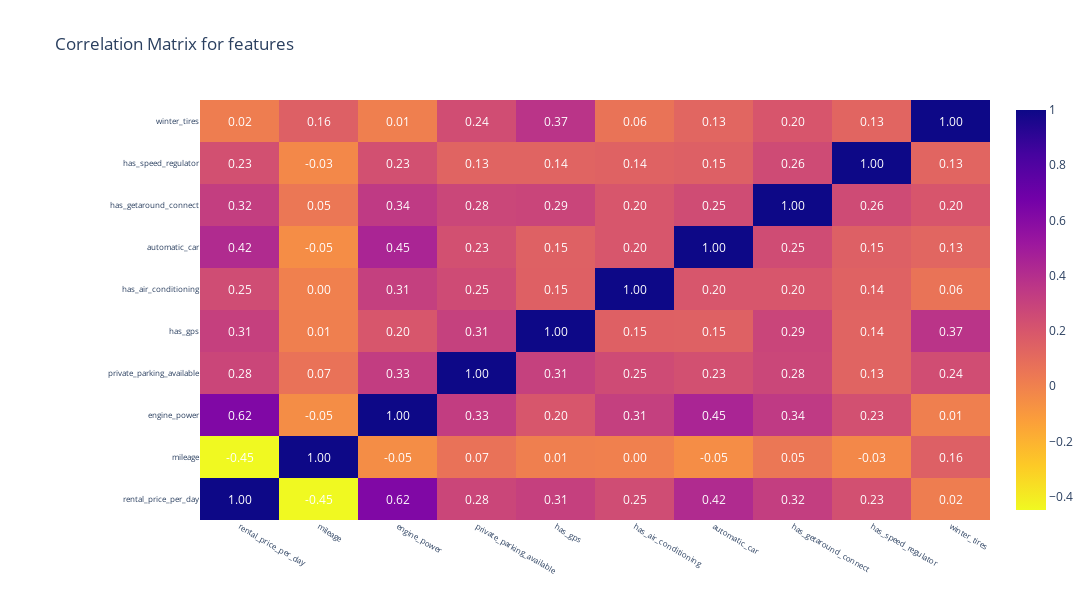

Notebook cell for this chart:
### Code cell
# Correlation Matrix


correlation = pricing_df[['rental_price_per_day', 'mileage', 'engine_power',  'private_parking_available', 'has_gps', 'has_air_conditioning', 'automatic_car', 'has_getaround_connect', 'has_speed_regulator', 'winter_tires']].corr()
cols = correlation.columns.values
corr  = correlation.values

# Création d'un Heatmap avec les données
trace = go.Heatmap(z=corr,
                   x=cols,
                   y=cols,
                   reversescale=True)

# Ajout des annotations de texte à l'intérieur du Heatmap
annotations = []
for i in range(corr.shape[0]):
    for j in range(corr.shape[1]):
        annotations.append(dict(x=cols[j], y=cols[i], text='{:.2f}'.format(corr[i, j]), font=dict(color='white'), showarrow=False))

# Configuration du layout
layout = go.Layout(dict(title="Correlation Matrix for features",
                        autosize=False,
                        height=600,
                        width=1200,
                        margin=dict(l=200),
                        yaxis=dict(tickfont=dict(size=8)),
                        xaxis=dict(tickfont=dict(size=8)),
                        annotations=annotations))

# Création de la figure avec le Heatmap et le layout
fig = go.Figure(data=[trace], layout=layout)

# Affichage de la figure
fig.show()

### Figure 1 — Plotly figure (JSON) as saved in the notebook; plotly's stock layout.template omitted (floating-point values rounded to 4 significant figures)
{"data": [{"reversescale": true, "type": "heatmap", "x": ["rental_price_per_day", "mileage", "engine_power", "private_parking_available", "has_gps", "has_air_conditioning", "automatic_car", "has_getaround_connect", "has_speed_regulator", "winter_tires"], "y": ["rental_price_per_day", "mileage", "engine_power", "private_parking_available", "has_gps", "has_air_conditioning", "automatic_car", "has_getaround_connect", "has_speed_regulator", "winter_tires"], "z": [[1, -0.4479, 0.625, 0.2811, 0.3111, 0.2464, 0.4189, 0.3201, 0.2286, 0.01806], [-0.4479, 1, -0.04892, 0.06574, 0.009949, 0.00338, -0.05194, 0.04629, -0.02992, 0.155], [0.625, -0.04892, 1, 0.327, 0.2011, 0.3133, 0.4472, 0.3418, 0.2325, 0.008767], [0.2811, 0.06574, 0.327, 1, 0.3059, 0.2549, 0.2299, 0.2785, 0.1344, 0.2438], [0.3111, 0.009949, 0.2011, 0.3059, 1, 0.1507, 0.1498, 0.2856, 0.1362, 0.37], [0.2464, 0.00338, 0.3133, 0.2549, 0.1507, 1, 0.1998, 0.1987, 0.1441, 0.06225], [0.4189, -0.05194, 0.4472, 0.2299, 0.1498, 0.1998, 1, 0.2508, 0.1536, 0.1261], [0.3201, 0.04629, 0.3418, 0.2785, 0.2856, 0.1987, 0.2508, 1, 0.2572, 0.2034], [0.2286, -0.02992, 0.2325, 0.1344, 0.1362, 0.1441, 0.1536, 0.2572, 1, 0.1293], [0.01806, 0.155, 0.008767, 0.2438, 0.37, 0.06225, 0.1261, 0.2034, 0.1293, 1]]}], "layout": {"annotations": [{"font": {"color": "white"}, "showarrow": false, "text": "1.00", "x": "rental_price_per_day", "y": "rental_price_per_day"}, {"font": {"color": "white"}, "showarrow": false, "text": "-0.45", "x": "mileage", "y": "rental_price_per_day"}, {"font": {"color": "white"}, "showarrow": false, "text": "0.62", "x": "engine_power", "y": "rental_price_per_day"}, {"font": {"color": "white"}, "showarrow": false, "text": "0.28", "x": "private_parking_available", "y": "rental_price_per_day"}, {"font": {"color": "white"}, "showarrow": false, "text": "0.31", "x": "has_gps", "y": "rental_price_per_day"}, {"font": {"color": "white"}, "showarrow": false, "text": "0.25", "x": "has_air_conditioning", "y": "rental_price_per_day"}, {"font": {"color": "white"}, "showarrow": false, "text": "0.42", "x": "automatic_car", "y": "rental_price_per_day"}, {"font": {"color": "white"}, "showarrow": false, "text": "0.32", "x": "has_getaround_connect", "y": "rental_price_per_day"}, {"font": {"color": "white"}, "showarrow": false, "text": "0.23", "x": "has_speed_regulator", "y": "rental_price_per_day"}, {"font": {"color": "white"}, "showarrow": false, "text": "0.02", "x": "winter_tires", "y": "rental_price_per_day"}, {"font": {"color": "white"}, "showarrow": false, "text": "-0.45", "x": "rental_price_per_day", "y": "mileage"}, {"font": {"color": "white"}, "showarrow": false, "text": "1.00", "x": "mileage", "y": "mileage"}, {"font": {"color": "white"}, "showarrow": false, "text": "-0.05", "x": "engine_power", "y": "mileage"}, {"font": {"color": "white"}, "showarrow": false, "text": "0.07", "x": "private_parking_available", "y": "mileage"}, {"font": {"color": "white"}, "showarrow": false, "text": "0.01", "x": "has_gps", "y": "mileage"}, {"font": {"color": "white"}, "showarrow": false, "text": "0.00", "x": "has_air_conditioning", "y": "mileage"}, {"font": {"color": "white"}, "showarrow": false, "text": "-0.05", "x": "automatic_car", "y": "mileage"}, {"font": {"color": "white"}, "showarrow": false, "text": "0.05", "x": "has_getaround_connect", "y": "mileage"}, {"font": {"color": "white"}, "showarrow": false, "text": "-0.03", "x": "has_speed_regulator", "y": "mileage"}, {"font": {"color": "white"}, "showarrow": false, "text": "0.16", "x": "winter_tires", "y": "mileage"}, {"font": {"color": "white"}, "showarrow": false, "text": "0.62", "x": "rental_price_per_day", "y": "engine_power"}, {"font": {"color": "white"}, "showarrow": false, "text": "-0.05", "x": "mileage", "y": "engine_power"}, {"font": {"color": "white"}, "showarrow": false, "text": "1.00", "x": "engine_power", "y": "engine_power"}, {"font": {"color": "white"}, "showarrow": false, "text": "0.33", "x": "private_parking_available", "y": "engine_power"}, {"font": {"color": "white"}, "showarrow": false, "text": "0.20", "x": "has_gps", "y": "engine_power"}, {"font": {"color": "white"}, "showarrow": false, "text": "0.31", "x": "has_air_conditioning", "y": "engine_power"}, {"font": {"color": "white"}, "showarrow": false, "text": "0.45", "x": "automatic_car", "y": "engine_power"}, {"font": {"color": "white"}, "showarrow": false, "text": "0.34", "x": "has_getaround_connect", "y": "engine_power"}, {"font": {"color": "white"}, "showarrow": false, "text": "0.23", "x": "has_speed_regulator", "y": "engine_power"}, {"font": {"color": "white"}, "showarrow": false, "text": "0.01", "x": "winter_tires", "y": "engine_power"}, {"font": {"color": "white"}, "showarrow": false, "text": "0.28", "x": "rental_price_per_day", "y": "private_parking_available"}, {"font": {"color": "white"}, "showarrow": false, "text": "0.07", "x": "mileage", "y": "private_parking_available"}, {"font": {"color": "white"}, "showarrow": false, "text": "0.33", "x": "engine_power", "y": "private_parking_available"}, {"font": {"color": "white"}, "showarrow": false, "text": "1.00", "x": "private_parking_available", "y": "private_parking_available"}, {"font": {"color": "white"}, "showarrow": false, "text": "0.31", "x": "has_gps", "y": "private_parking_available"}, {"font": {"color": "white"}, "showarrow": false, "text": "0.25", "x": "has_air_conditioning", "y": "private_parking_available"}, {"font": {"color": "white"}, "showarrow": false, "text": "0.23", "x": "automatic_car", "y": "private_parking_available"}, {"font": {"color": "white"}, "showarrow": false, "text": "0.28", "x": "has_getaround_connect", "y": "private_parking_available"}, {"font": {"color": "white"}, "showarrow": false, "text": "0.13", "x": "has_speed_regulator", "y": "private_parking_available"}, {"font": {"color": "white"}, "showarrow": false, "text": "0.24", "x": "winter_tires", "y": "private_parking_available"}, {"font": {"color": "white"}, "showarrow": false, "text": "0.31", "x": "rental_price_per_day", "y": "has_gps"}, {"font": {"color": "white"}, "showarrow": false, "text": "0.01", "x": "mileage", "y": "has_gps"}, {"font": {"color": "white"}, "showarrow": false, "text": "0.20", "x": "engine_power", "y": "has_gps"}, {"font": {"color": "white"}, "showarrow": false, "text": "0.31", "x": "private_parking_available", "y": "has_gps"}, {"font": {"color": "white"}, "showarrow": false, "text": "1.00", "x": "has_gps", "y": "has_gps"}, {"font": {"color": "white"}, "showarrow": false, "text": "0.15", "x": "has_air_conditioning", "y": "has_gps"}, {"font": {"color": "white"}, "showarrow": false, "text": "0.15", "x": "automatic_car", "y": "has_gps"}, {"font": {"color": "white"}, "showarrow": false, "text": "0.29", "x": "has_getaround_connect", "y": "has_gps"}, {"font": {"color": "white"}, "showarrow": false, "text": "0.14", "x": "has_speed_regulator", "y": "has_gps"}, {"font": {"color": "white"}, "showarrow": false, "text": "0.37", "x": "winter_tires", "y": "has_gps"}, {"font": {"color": "white"}, "showarrow": false, "text": "0.25", "x": "rental_price_per_day", "y": "has_air_conditioning"}, {"font": {"color": "white"}, "showarrow": false, "text": "0.00", "x": "mileage", "y": "has_air_conditioning"}, {"font": {"color": "white"}, "showarrow": false, "text": "0.31", "x": "engine_power", "y": "has_air_conditioning"}, {"font": {"color": "white"}, "showarrow": false, "text": "0.25", "x": "private_parking_available", "y": "has_air_conditioning"}, {"font": {"color": "white"}, "showarrow": false, "text": "0.15", "x": "has_gps", "y": "has_air_conditioning"}, {"font": {"color": "white"}, "showarrow": false, "text": "1.00", "x": "has_air_conditioning", "y": "has_air_conditioning"}, {"font": {"color": "white"}, "showarrow": false, "text": "0.20", "x": "automatic_car", "y": "has_air_conditioning"}, {"font": {"color": "white"}, "showarrow": false, "text": "0.20", "x": "has_getaround_connect", "y": "has_air_conditioning"}, {"font": {"color": "white"}, "showarrow": false, "text": "0.14", "x": "has_speed_regulator", "y": "has_air_conditioning"}, {"font": {"color": "white"}, "showarrow": false, "text": "0.06", "x": "winter_tires", "y": "has_air_conditioning"}, {"font": {"color": "white"}, "showarrow": false, "text": "0.42", "x": "rental_price_per_day", "y": "automatic_car"}, {"font": {"color": "white"}, "showarrow": false, "text": "-0.05", "x": "mileage", "y": "automatic_car"}, {"font": {"color": "white"}, "showarrow": false, "text": "0.45", "x": "engine_power", "y": "automatic_car"}, {"font": {"color": "white"}, "showarrow": false, "text": "0.23", "x": "private_parking_available", "y": "automatic_car"}, {"font": {"color": "white"}, "showarrow": false, "text": "0.15", "x": "has_gps", "y": "automatic_car"}, {"font": {"color": "white"}, "showarrow": false, "text": "0.20", "x": "has_air_conditioning", "y": "automatic_car"}, {"font": {"color": "white"}, "showarrow": false, "text": "1.00", "x": "automatic_car", "y": "automatic_car"}, {"font": {"color": "white"}, "showarrow": false, "text": "0.25", "x": "has_getaround_connect", "y": "automatic_car"}, {"font": {"color": "white"}, "showarrow": false, "text": "0.15", "x": "has_speed_regulator", "y": "automatic_car"}, {"font": {"color": "white"}, "showarrow": false, "text": "0.13", "x": "winter_tires", "y": "automatic_car"}, {"font": {"color": "white"}, "showarrow": false, "text": "0.32", "x": "rental_price_per_day", "y": "has_getaround_connect"}, {"font": {"color": "white"}, "showarrow": false, "text": "0.05", "x": "mileage", "y": "has_getaround_connect"}, {"font": {"color": "white"}, "showarrow": false, "text": "0.34", "x": "engine_power", "y": "has_getaround_connect"}, {"font": {"color": "white"}, "showarrow": false, "text": "0.28", "x": "private_parking_available", "y": "has_getaround_connect"}, {"font": {"color": "white"}, "showarrow": false, "text": "0.29", "x": "has_gps", "y": "has_getaround_connect"}, {"font": {"color": "white"}, "showarrow": false, "text": "0.20", "x": "has_air_conditioning", "y": "has_getaround_connect"}, {"font": {"color": "white"}, "showarrow": false, "text": "0.25", "x": "automatic_car", "y": "has_getaround_connect"}, {"font": {"color": "white"}, "showarrow": false, "text": "1.00", "x": "has_getaround_connect", "y": "has_getaround_connect"}, {"font": {"color": "white"}, "showarrow": false, "text": "0.26", "x": "has_speed_regulator", "y": "has_getaround_connect"}, {"font": {"color": "white"}, "showarrow": false, "text": "0.20", "x": "winter_tires", "y": "has_getaround_connect"}, {"font": {"color": "white"}, "showarrow": false, "text": "0.23", "x": "rental_price_per_day", "y": "has_speed_regulator"}, {"font": {"color": "white"}, "showarrow": false, "text": "-0.03", "x": "mileage", "y": "has_speed_regulator"}, {"font": {"color": "white"}, "showarrow": false, "text": "0.23", "x": "engine_power", "y": "has_speed_regulator"}, {"font": {"color": "white"}, "showarrow": false, "text": "0.13", "x": "private_parking_available", "y": "has_speed_regulator"}, {"font": {"color": "white"}, "showarrow": false, "text": "0.14", "x": "has_gps", "y": "has_speed_regulator"}, {"font": {"color": "white"}, "showarrow": false, "text": "0.14", "x": "has_air_conditioning", "y": "has_speed_regulator"}, {"font": {"color": "white"}, "showarrow": false, "text": "0.15", "x": "automatic_car", "y": "has_speed_regulator"}, {"font": {"color": "white"}, "showarrow": false, "text": "0.26", "x": "has_getaround_connect", "y": "has_speed_regulator"}, {"font": {"color": "white"}, "showarrow": false, "text": "1.00", "x": "has_speed_regulator", "y": "has_speed_regulator"}, {"font": {"color": "white"}, "showarrow": false, "text": "0.13", "x": "winter_tires", "y": "has_speed_regulator"}, {"font": {"color": "white"}, "showarrow": false, "text": "0.02", "x": "rental_price_per_day", "y": "winter_tires"}, {"font": {"color": "white"}, "showarrow": false, "text": "0.16", "x": "mileage", "y": "winter_tires"}, {"font": {"color": "white"}, "showarrow": false, "text": "0.01", "x": "engine_power", "y": "winter_tires"}, {"font": {"color": "white"}, "showarrow": false, "text": "0.24", "x": "private_parking_available", "y": "winter_tires"}, {"font": {"color": "white"}, "showarrow": false, "text": "0.37", "x": "has_gps", "y": "winter_tires"}, {"font": {"color": "white"}, "showarrow": false, "text": "0.06", "x": "has_air_conditioning", "y": "winter_tires"}, {"font": {"color": "white"}, "showarrow": false, "text": "0.13", "x": "automatic_car", "y": "winter_tires"}, {"font": {"color": "white"}, "showarrow": false, "text": "0.20", "x": "has_getaround_connect", "y": "winter_tires"}, {"font": {"color": "white"}, "showarrow": false, "text": "0.13", "x": "has_speed_regulator", "y": "winter_tires"}, {"font": {"color": "white"}, "showarrow": false, "text": "1.00", "x": "winter_tires", "y": "winter_tires"}], "autosize": false, "height": 600, "margin": {"l": 200}, "title": {"text": "Correlation Matrix for features"}, "width": 1200, "xaxis": {"tickfont": {"size": 8}}, "yaxis": {"tickfont": {"size": 8}}}}
